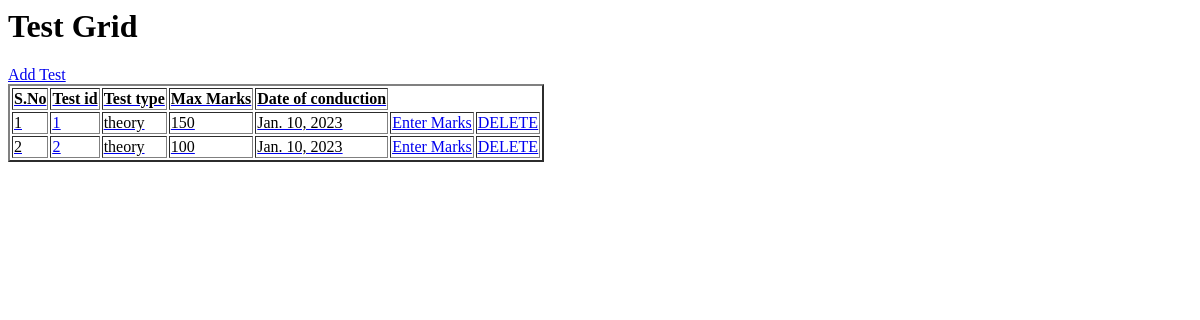
The page /users/show_tests/ on the database as committed earlier.
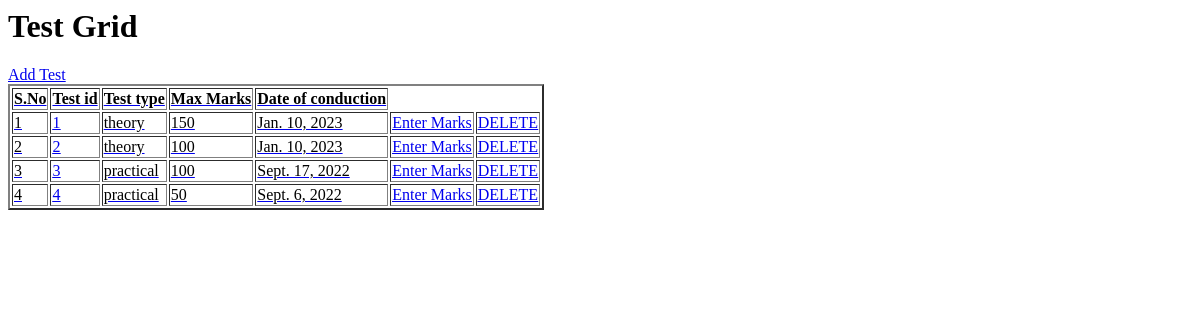
The same page on the database as committed later.
### users/models.py (models this page shows)
class TestType(models.Model):
    test_id = models.CharField(max_length = 50, unique = True)
    test_type = models.CharField(max_length = 50)
    max_marks = models.PositiveIntegerField()
    date_of_conduction = models.DateField()

### users/mark_view.py (the view)
# urls.py: path('show_tests/',mark_view.show_tests, name = 'show_tests'),
def show_tests(request):
    tests = TestType.objects.all().values()
    template = loader.get_template('./test/test_grid.html')
    context = {
        'tests' : tests,
    }
    print("hello")
    print(context['tests'])
    return HttpResponse(template.render(context,request))

### users/templates/test/test_grid.html (shortened to what this page needs)
<h1> Test Grid </h1>
<a href = "/users/enter_test_details/">Add Test
<table border='2'>
    <tr>
        <th>S.No</th>
        <th>Test id</th>
        <th>Test type</th>
        <th>Max Marks</th>
        <th>Date of conduction</th>
    </tr>
	{% for x in tests %}
	<tr>
        <td>{{forloop.counter}}</td>
        <td><a href = "/users/update_test_details/{{x.test_id}}">{{x.test_id}}</a></td>
        <td>{{x.test_type}}</a></td>
		<td>{{x.max_marks}}</td>
		<td>{{x.date_of_conduction}}</td>
        <td><a href = "/users/enter_marks_for_all_new/{{x.test_id}}">Enter Marks</td>
        <td><a href = "/users/delete_test_details/{{x.test_id}}">DELETE</a></td>
	</tr>
	{% endfor %}

Rows that differ between the two databases and show on the page:
added TestType: test_id "3", test_type "practical", max_marks "100", date_of_conduction "Sept. 17, 2022"
added TestType: test_id "4", test_type "practical", max_marks "50", date_of_conduction "Sept. 6, 2022"
